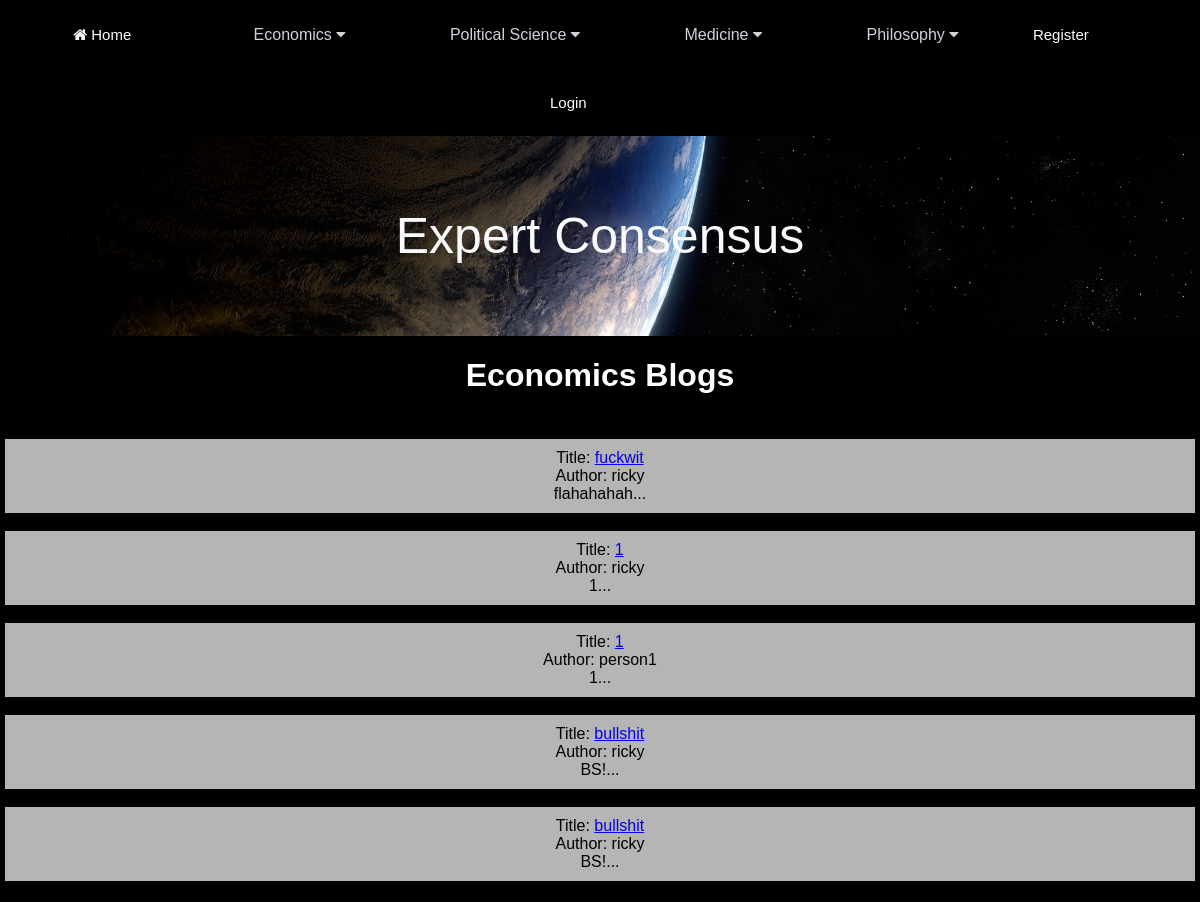
The page / on the database its author committed.
### MainApp/models.py (models this page shows, shortened)
class Post(models.Model):
    title = models.CharField(max_length=255)
    author = models.ForeignKey(User, on_delete=models.CASCADE)
    body = RichTextField(blank=True, null=True)
    category = models.CharField(max_length=255, default='no category')

### MainApp/views.py (the view)
# urls.py: path("", index.as_view(), name="index"),
class index(ListView):
    model = Post
    template_name = 'index.html'
    ordering = ['-id']

### MainApp/templates/index.html (shortened to what this page needs)
{% extends 'base.html' %}
{% block content %}
<h1>Economics Blogs</h1>
<ul style="list-style-type:square" id="blog_list">
{% for x in
{% for post in object_list|slice:":5" %}
    <li id="list_id">Title: <a href="{% url 'article_details' post.pk %}">{{ post.title }}</a>
        <br/>Author: {{ post.author }}<br/>{{ post.body|slice:":20" }}...<br/>
    </li>
{% endfor %}
</ul>
{% endblock %}

### MainApp/static/style.css (style rules this page uses)
body { margin: 0; padding: 0; background: black; font-family: arial; }
h1 { color: white; text-align: center; }
ul { background: black; text-align: center; padding: 5px; }
#list_id { padding: 10px; background-color:#b5b5b5; margin: 0 0 0px 0; color: black; space-between: 5px; }

### rows shown on the page
Post: title "fuckwit", author "ricky", body "flahahahah"
Post: title "1", author "ricky", body "1"
Post: title "1", author "person1", body "1"
Post: title "bullshit", author "ricky", body "BS!"
Post: title "bullshit", author "ricky", body "BS!"
